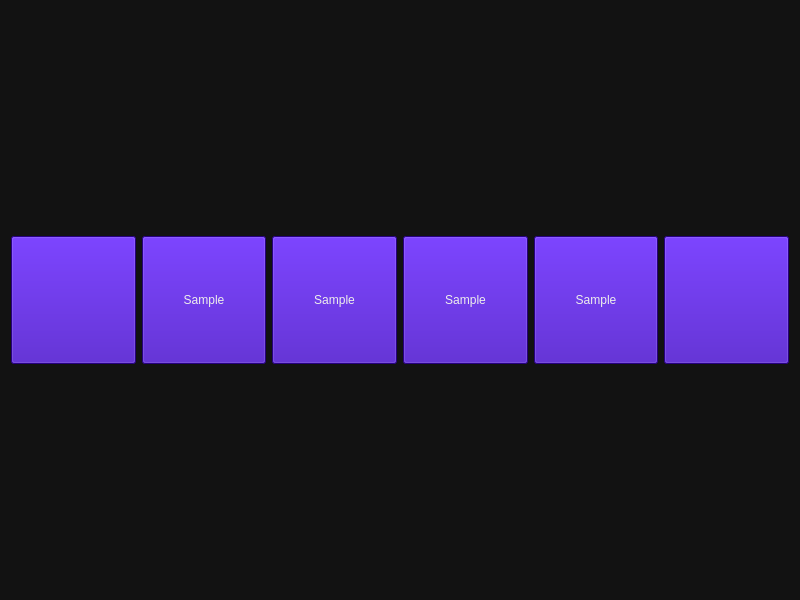
<?xml version="1.0" encoding="UTF-8"?>
<ui version="4.0">
 <class>Form</class>
 <widget class="QWidget" name="Form">
  <property name="geometry">
   <rect>
    <x>0</x>
    <y>0</y>
    <width>800</width>
    <height>600</height>
   </rect>
  </property>
  <property name="windowTitle">
   <string>Form</string>
  </property>
  <property name="styleSheet">
   <string notr="true">background-color: rgb(18, 18, 18);</string>
  </property>
  <layout class="QGridLayout" name="gridLayout">
   <item row="0" column="0">
    <layout class="QVBoxLayout" name="verticalLayout" stretch="4,1">
     <item>
      <layout class="QGridLayout" name="gridLayout_2"/>
     </item>
     <item>
      <layout class="QHBoxLayout" name="horizontalLayout" stretch="0,0,0,0,0,0">
       <item alignment="Qt::AlignVCenter">
        <widget class="QPushButton" name="pushButton">
         <property name="enabled">
          <bool>true</bool>
         </property>
         <property name="minimumSize">
          <size>
           <width>0</width>
           <height>128</height>
          </size>
         </property>
         <property name="styleSheet">
          <string notr="true">background-color: rgb(55, 0, 179);
color: rgb(238, 238, 236);
font: 85 24pt &quot;FreeSans&quot;;


border-image: url(:/newPrefix/prev_button.svg);</string>
         </property>
         <property name="text">
          <string/>
         </property>
        </widget>
       </item>
       <item>
        <widget class="QPushButton" name="pushButton_3">
         <property name="minimumSize">
          <size>
           <width>0</width>
           <height>128</height>
          </size>
         </property>
         <property name="styleSheet">
          <string notr="true">background-color: rgb(55, 0, 179);
color: rgb(238, 238, 236);
font: 85 24pt &quot;FreeSans&quot;;

</string>
         </property>
         <property name="text">
          <string>Sample</string>
         </property>
        </widget>
       </item>
       <item>
        <widget class="QPushButton" name="pushButton_4">
         <property name="minimumSize">
          <size>
           <width>0</width>
           <height>128</height>
          </size>
         </property>
         <property name="styleSheet">
          <string notr="true">background-color: rgb(55, 0, 179);
color: rgb(238, 238, 236);
font: 85 24pt &quot;FreeSans&quot;;

</string>
         </property>
         <property name="text">
          <string>Sample</string>
         </property>
        </widget>
       </item>
       <item>
        <widget class="QPushButton" name="pushButton_5">
         <property name="minimumSize">
          <size>
           <width>0</width>
           <height>128</height>
          </size>
         </property>
         <property name="styleSheet">
          <string notr="true">background-color: rgb(55, 0, 179);
color: rgb(238, 238, 236);
font: 85 24pt &quot;FreeSans&quot;;

</string>
         </property>
         <property name="text">
          <string>Sample</string>
         </property>
        </widget>
       </item>
       <item>
        <widget class="QPushButton" name="pushButton_6">
         <property name="minimumSize">
          <size>
           <width>0</width>
           <height>128</height>
          </size>
         </property>
         <property name="styleSheet">
          <string notr="true">background-color: rgb(55, 0, 179);
color: rgb(238, 238, 236);
font: 85 24pt &quot;FreeSans&quot;;

</string>
         </property>
         <property name="text">
          <string>Sample</string>
         </property>
        </widget>
       </item>
       <item>
        <widget class="QPushButton" name="pushButton_2">
         <property name="minimumSize">
          <size>
           <width>0</width>
           <height>128</height>
          </size>
         </property>
         <property name="styleSheet">
          <string notr="true">background-color: rgb(55, 0, 179);
color: rgb(238, 238, 236);
font: 85 24pt &quot;FreeSans&quot;;


border-image: url(:/newPrefix/next_button.svg);</string>
         </property>
         <property name="text">
          <string/>
         </property>
        </widget>
       </item>
      </layout>
     </item>
    </layout>
   </item>
  </layout>
 </widget>
 <resources>
  <include location="resource_files/mainScreen.qrc"/>
 </resources>
 <connections/>
</ui>
